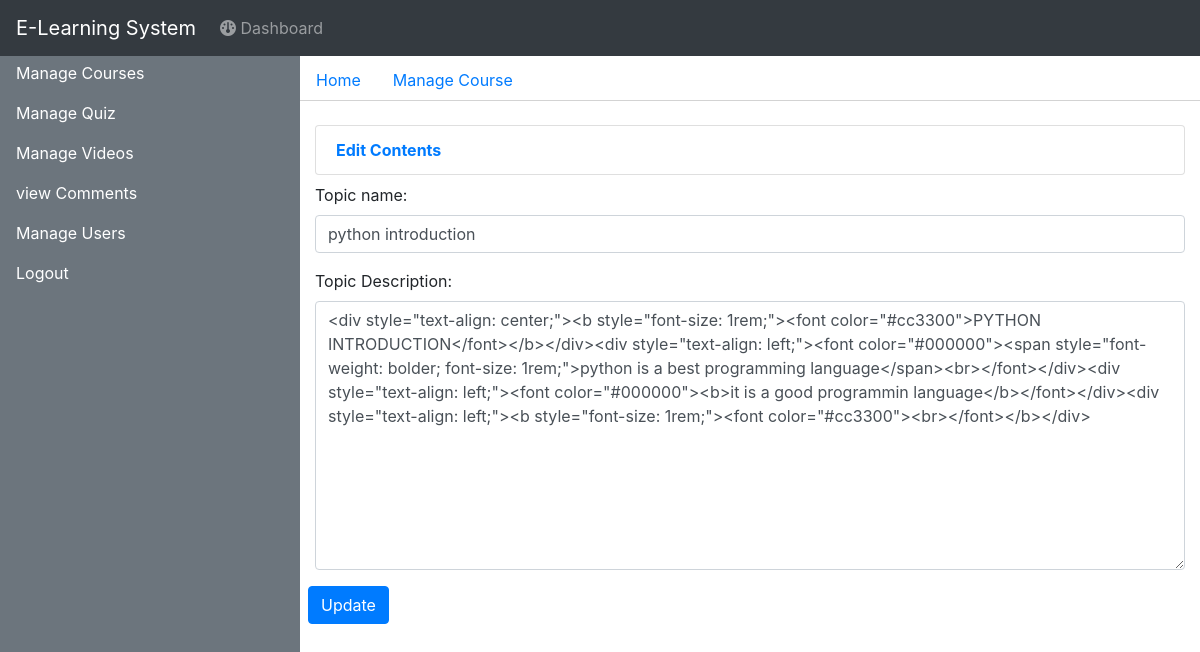
Screenshot of /admin/edit_bookcontent.php?edit_id=16&&id=11 with the database file from the repository.
### tables this page shows
CREATE TABLE `topic` (
  `topic_id` int(11) NOT NULL,
  `courses_id` int(11) NOT NULL,
  `topic_name` varchar(50) NOT NULL,
  `topic_description` text NOT NULL,
  `reading_time` timestamp NOT NULL DEFAULT current_timestamp() ON UPDATE current_timestamp()
);

### admin/edit_bookcontent.php (the view, shortened to what this page needs)
<!DOCTYPE html>
<html lang="en">
<head>
    <link rel="stylesheet" href="https://cdn.jsdelivr.net/npm/bootstrap@4.6.2/dist/css/bootstrap.min.css">
  <link rel="stylesheet" href="https://cdnjs.cloudflare.com/ajax/libs/font-awesome/6.3.0/css/all.min.css" />
  <link rel="stylesheet" href="style.css">
</head>
<body class="on">
    <?php
include('aheader.php');
    ?>
<div class="" style="width:75%;float:right;height:95vh;margin-top:60px;">
<ul class="nav" style="border-bottom:1px solid lightgrey;">
  <li class="nav-item">
    <a class="nav-link" href="view_courses.php">Home</a>
  </li>
  <li class="nav-item">
    <a class="nav-link" href="manage_course.php">Manage Course</a>
  </li>
</ul>
<div class="container">
    <div class="row mt-4">
    <div class="col-md-12 mb-2">
    <ul class="list-group">
  <li class="list-group-item text-primary font-weight-bold">Edit Contents</li>
</ul>
</div>
<div class="col-md-12">
<?php
$edit_id=$_GET["edit_id"];
include('../db.php');
$sql3="select * from topic where topic_id='$edit_id'";
$result3=mysqli_query($con,$sql3);
$row3=mysqli_fetch_assoc($result3);
?>
<form action="" method="post" autocomplete="off">
  <div class="form-group">
    <label for="email">Topic name:</label>
    <input type="text" class="form-control" value="<?php  echo $row3['topic_name']; ?>" placeholder="Enter topic name" name="name" id="email" required>
  </div>
  <div class="form-group">
  <label for="comment">Topic Description:</label>
  <textarea class="form-control" rows="10" style="overflow-x:scroll;overflow-y:scroll;" id="comment" name="description" required><?php echo $row3['topic_description']; ?></textarea>
</div>
</div>
  <button type="submit" class="btn btn-primary ml-2" name="edit">Update</button>
</div>
  </div>
</div>
<?php
include('leftbar.php');
?>
</body>
</html>

### rows the page displays
topic: name "python introduction", description "<div style=\"text-align: center;\"><b style=\"font-size: 1rem;\"><font color=\"#cc3300\">PYTHON INTRODUCTION</font></b></div><div style=\"text-align: left;\"><font color=\"#000000\"><span style=\"font-weight: bolder; font-size: 1rem;\">python is a best programming language</span><br></font></div><div style=\"text-align: left;\"><font color=\"#000000\"><b>it is a good programmin language</b></font></div><div style=\"text-align: left;\"><b style=\"font-size: 1rem;\"><font color=\"#cc3300\"><br></font></b></div>"
